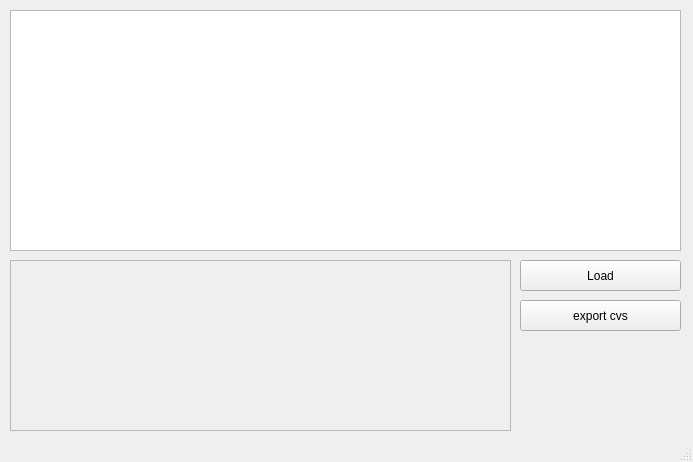
<?xml version="1.0" encoding="UTF-8"?>
<ui version="4.0">
 <class>MainWindow</class>
 <widget class="QMainWindow" name="MainWindow">
  <property name="geometry">
   <rect>
    <x>0</x>
    <y>0</y>
    <width>693</width>
    <height>462</height>
   </rect>
  </property>
  <property name="windowTitle">
   <string>Line Message Counter</string>
  </property>
  <widget class="QWidget" name="centralWidget">
   <widget class="QPushButton" name="pushButton">
    <property name="geometry">
     <rect>
      <x>520</x>
      <y>260</y>
      <width>161</width>
      <height>31</height>
     </rect>
    </property>
    <property name="text">
     <string>Load</string>
    </property>
   </widget>
   <widget class="QTextEdit" name="textEdit">
    <property name="enabled">
     <bool>false</bool>
    </property>
    <property name="geometry">
     <rect>
      <x>10</x>
      <y>260</y>
      <width>501</width>
      <height>171</height>
     </rect>
    </property>
    <property name="font">
     <font>
      <family>微軟正黑體 Light</family>
     </font>
    </property>
   </widget>
   <widget class="QPushButton" name="pushButton_2">
    <property name="geometry">
     <rect>
      <x>520</x>
      <y>300</y>
      <width>161</width>
      <height>31</height>
     </rect>
    </property>
    <property name="text">
     <string>export cvs</string>
    </property>
   </widget>
   <widget class="QTableWidget" name="tableWidget">
    <property name="geometry">
     <rect>
      <x>10</x>
      <y>10</y>
      <width>671</width>
      <height>241</height>
     </rect>
    </property>
   </widget>
  </widget>
  <widget class="QStatusBar" name="statusBar"/>
 </widget>
 <layoutdefault spacing="6" margin="11"/>
 <resources/>
 <connections/>
</ui>
